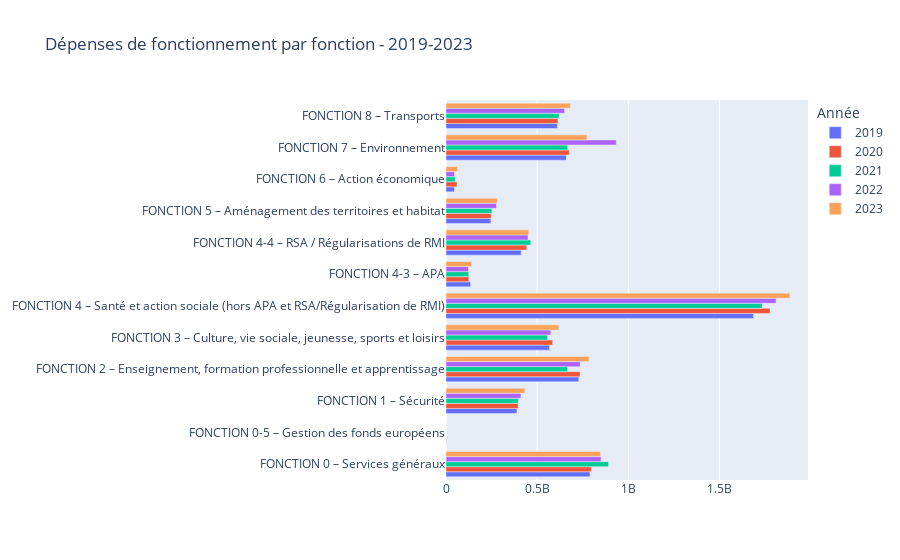

Notebook code cell kept with this figure:
### Code cell
title = "Dépenses de fonctionnement par fonction - 2019-2023"
bar_chart(details_depenses_fonct, x="Valeur",y="Fonction_clean",split="Année", orient="h", title=title).show()

### Figure 1 — Plotly figure (JSON) as saved in the notebook; plotly's stock layout.template omitted (floating-point values rounded to 4 significant figures)
{"data": [{"name": "2019", "orientation": "h", "type": "bar", "x": [790000000.0, 1602000.0, 389300000.0, 728400000.0, 568100000.0, 1688000000.0, 134959114, 412700000.0, 246300000.0, 46510000.0, 660100000.0, 611000000.0], "y": ["FONCTION 0 – Services généraux", "FONCTION 0-5 – Gestion des fonds européens", "FONCTION 1 – Sécurité", "FONCTION 2 – Enseignement, formation professionnelle et apprentissage", "FONCTION 3 – Culture, vie sociale, jeunesse, sports et loisirs", "FONCTION 4 – Santé et action sociale (hors APA et RSA/Régularisation de RMI)", "FONCTION 4-3 – APA", "FONCTION 4-4 – RSA / Régularisations de RMI", "FONCTION 5 – Aménagement des territoires et habitat", "FONCTION 6 – Action économique", "FONCTION 7 – Environnement", "FONCTION 8 – Transports"]}, {"name": "2020", "orientation": "h", "type": "bar", "x": [797000000.0, 715300.0, 395800000.0, 735900000.0, 585100000.0, 1778000000.0, 125500000.0, 443500000.0, 247300000.0, 60310000.0, 676400000.0, 614300000.0], "y": ["FONCTION 0 – Services généraux", "FONCTION 0-5 – Gestion des fonds européens", "FONCTION 1 – Sécurité", "FONCTION 2 – Enseignement, formation professionnelle et apprentissage", "FONCTION 3 – Culture, vie sociale, jeunesse, sports et loisirs", "FONCTION 4 – Santé et action sociale (hors APA et RSA/Régularisation de RMI)", "FONCTION 4-3 – APA", "FONCTION 4-4 – RSA / Régularisations de RMI", "FONCTION 5 – Aménagement des territoires et habitat", "FONCTION 6 – Action économique", "FONCTION 7 – Environnement", "FONCTION 8 – Transports"]}, {"name": "2021", "orientation": "h", "type": "bar", "x": [892000000.0, 214600.0, 396700000.0, 667100000.0, 557400000.0, 1734000000.0, 124700000.0, 465100000.0, 251500000.0, 51100000.0, 667700000.0, 620200000.0], "y": ["FONCTION 0 – Services généraux", "FONCTION 0-5 – Gestion des fonds européens", "FONCTION 1 – Sécurité", "FONCTION 2 – Enseignement, formation professionnelle et apprentissage", "FONCTION 3 – Culture, vie sociale, jeunesse, sports et loisirs", "FONCTION 4 – Santé et action sociale (hors APA et RSA/Régularisation de RMI)", "FONCTION 4-3 – APA", "FONCTION 4-4 – RSA / Régularisations de RMI", "FONCTION 5 – Aménagement des territoires et habitat", "FONCTION 6 – Action économique", "FONCTION 7 – Environnement", "FONCTION 8 – Transports"]}, {"name": "2022", "orientation": "h", "type": "bar", "x": [850700000.0, 264000.0, 411000000.0, 736300000.0, 575100000.0, 1811000000.0, 123100000.0, 450300000.0, 277100000.0, 46990000.0, 934300000.0, 650500000.0], "y": ["FONCTION 0 – Services généraux", "FONCTION 0-5 – Gestion des fonds européens", "FONCTION 1 – Sécurité", "FONCTION 2 – Enseignement, formation professionnelle et apprentissage", "FONCTION 3 – Culture, vie sociale, jeunesse, sports et loisirs", "FONCTION 4 – Santé et action sociale (hors APA et RSA/Régularisation de RMI)", "FONCTION 4-3 – APA", "FONCTION 4-4 – RSA / Régularisations de RMI", "FONCTION 5 – Aménagement des territoires et habitat", "FONCTION 6 – Action économique", "FONCTION 7 – Environnement", "FONCTION 8 – Transports"]}, {"name": "2023", "orientation": "h", "type": "bar", "x": [847800000.0, 333300.0, 432000000.0, 784600000.0, 619000000.0, 1887000000.0, 139500000.0, 453600000.0, 280600000.0, 63420000.0, 773600000.0, 682700000.0], "y": ["FONCTION 0 – Services généraux", "FONCTION 0-5 – Gestion des fonds européens", "FONCTION 1 – Sécurité", "FONCTION 2 – Enseignement, formation professionnelle et apprentissage", "FONCTION 3 – Culture, vie sociale, jeunesse, sports et loisirs", "FONCTION 4 – Santé et action sociale (hors APA et RSA/Régularisation de RMI)", "FONCTION 4-3 – APA", "FONCTION 4-4 – RSA / Régularisations de RMI", "FONCTION 5 – Aménagement des territoires et habitat", "FONCTION 6 – Action économique", "FONCTION 7 – Environnement", "FONCTION 8 – Transports"]}], "layout": {"barmode": "group", "legend": {"title": {"text": "Année"}}, "title": {"text": "Dépenses de fonctionnement par fonction - 2019-2023"}}}
